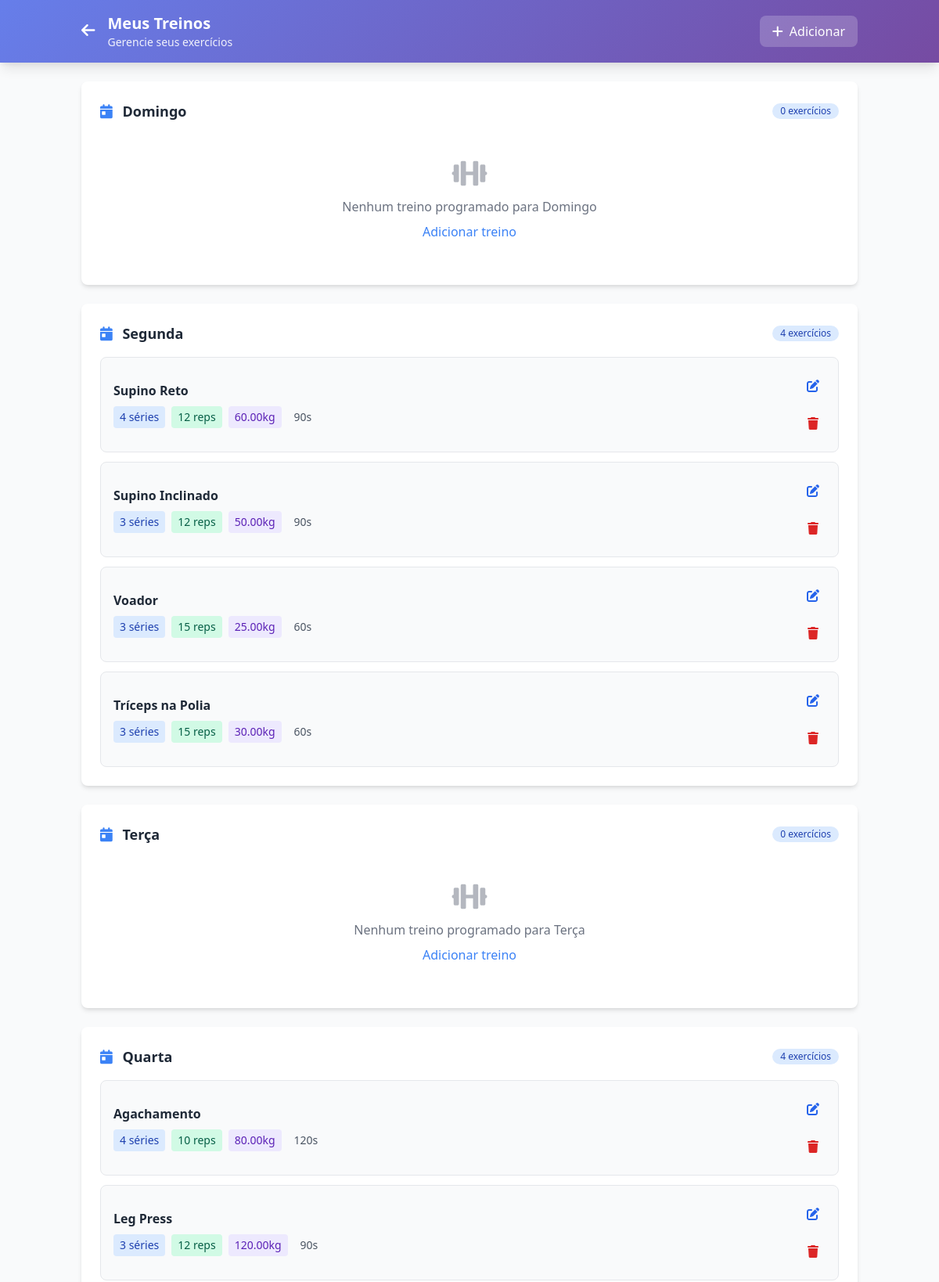
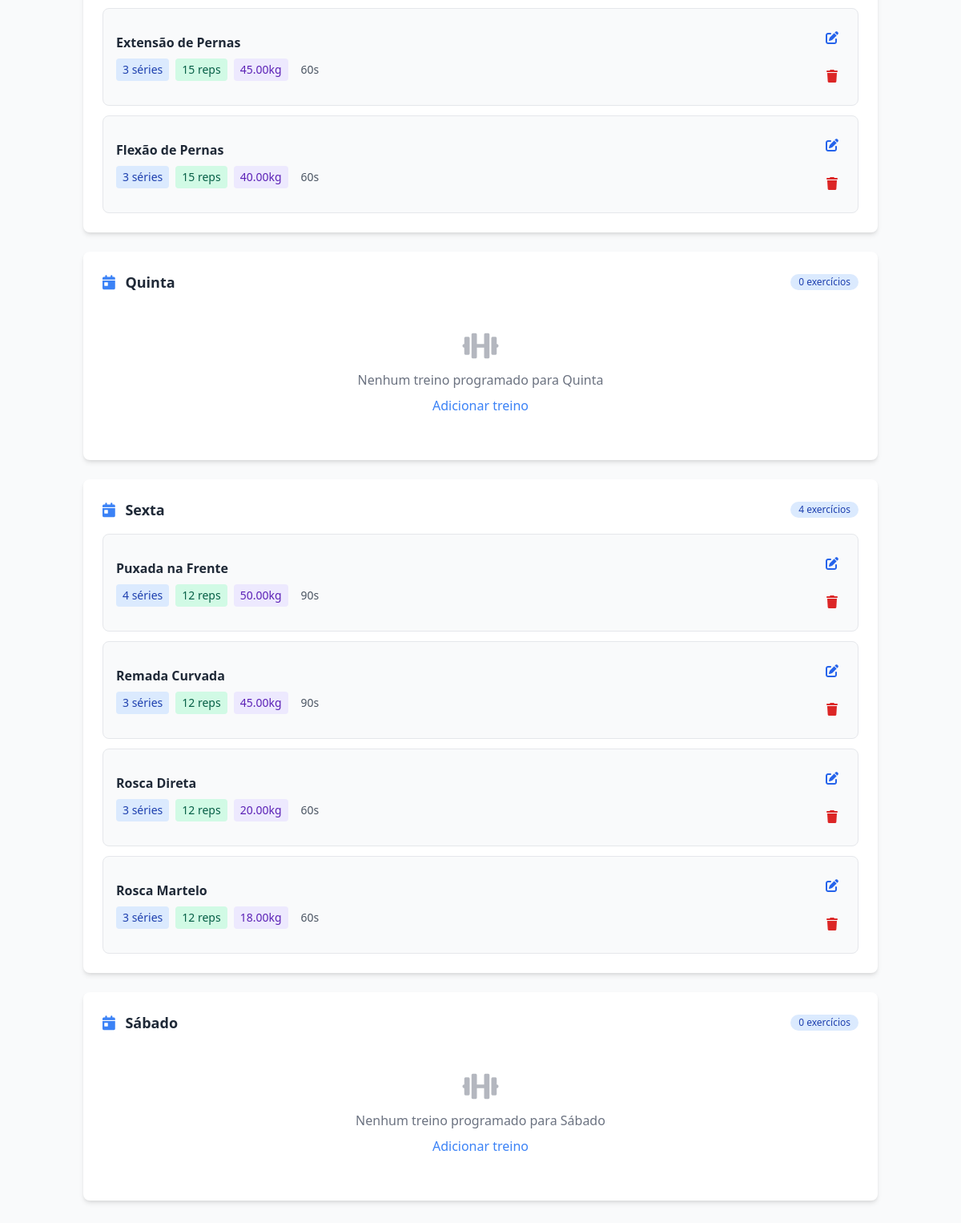
/my-training/treinos.php (signed in), run on the app's committed database (2 pictures, top to bottom).
### tables this page shows
CREATE TABLE `treinos` (
  `id` int(11) NOT NULL,
  `usuario_id` int(11) NOT NULL,
  `dia_semana` tinyint(4) NOT NULL COMMENT '0=Domingo, 1=Segunda, 2=Terça, 3=Quarta, 4=Quinta, 5=Sexta, 6=Sábado',
  `exercicio` varchar(200) NOT NULL,
  `series` int(11) NOT NULL DEFAULT '3',
  `repeticoes` int(11) NOT NULL DEFAULT '12',
  `carga_sugerida` decimal(5,2) DEFAULT NULL COMMENT 'Peso em kg',
  `descanso` varchar(50) DEFAULT NULL COMMENT 'Tempo de descanso entre séries',
  `observacoes` text,
  `ordem` int(11) NOT NULL DEFAULT '0',
  `ativo` tinyint(1) DEFAULT '1',
  `data_criacao` timestamp NOT NULL DEFAULT CURRENT_TIMESTAMP
);

### my-training/treinos.php (the view, shortened to what this page needs)
<?php
require_once 'config/database.php';
$user_id = $_SESSION['user_id'];
$dias_semana = ['Domingo', 'Segunda', 'Terça', 'Quarta', 'Quinta', 'Sexta', 'Sábado'];
$treinos_por_dia = [];
for ($i = 0; $i < 7; $i++) {
    $stmt = $pdo->prepare("SELECT * FROM treinos WHERE usuario_id = ? AND dia_semana = ? AND ativo = 1 ORDER BY ordem");
    $stmt->execute([$user_id, $i]);
    $treinos_por_dia[$i] = $stmt->fetchAll();
}
?>
<!DOCTYPE html>
<html lang="pt-BR">
<head>
    <link href="https://cdn.jsdelivr.net/npm/tailwindcss@2.2.19/dist/tailwind.min.css" rel="stylesheet">
    <link href="https://cdnjs.cloudflare.com/ajax/libs/font-awesome/6.0.0/css/all.min.css" rel="stylesheet">
</head>
<body class="bg-gray-50 min-h-screen">
    <header class="gradient-bg text-white shadow-lg">
        <div class="container mx-auto px-4 py-4">
            <div class="flex items-center justify-between">
                <div class="flex items-center">
                    <a href="index.php" class="mr-4">
                        <i class="fas fa-arrow-left text-xl"></i>
                    </a>
                    <div>
                        <h1 class="text-xl font-bold">Meus Treinos</h1>
                        <p class="text-sm opacity-90">Gerencie seus exercícios</p>
                    </div>
                </div>
                <button onclick="abrirModalAdicionar()" class="bg-white bg-opacity-20 hover:bg-opacity-30 px-4 py-2 rounded-lg transition-colors">
                    <i class="fas fa-plus mr-2"></i>Adicionar
                </button>
            </div>
        </div>
    </header>
    <div class="container mx-auto px-4 py-6">
        <?php foreach ($dias_semana as $index => $dia): ?>
            <div class="bg-white rounded-lg card-shadow p-6 mb-6">
                <div class="flex items-center justify-between mb-4">
                    <h3 class="text-lg font-bold text-gray-800">
                        <i class="fas fa-calendar-day text-blue-500 mr-2"></i>
                        <?php echo $dia; ?>
                    </h3>
                    <span class="bg-blue-100 text-blue-800 text-xs font-medium px-2.5 py-0.5 rounded-full">
                        <?php echo count($treinos_por_dia[$index]); ?> exercícios
                    </span>
                </div>
                <?php if (empty($treinos_por_dia[$index])): ?>
                    <div class="text-center py-8 text-gray-500">
                        <i class="fas fa-dumbbell text-4xl mb-3 opacity-50"></i>
                        <p>Nenhum treino programado para <?php echo $dia; ?></p>
                        <button onclick="adicionarTreinoDia(<?php echo $index; ?>)" class="text-blue-500 mt-2 hover:text-blue-700">
                            Adicionar treino
                        </button>
                    </div>
                <?php else: ?>
                    <div class="space-y-3">
                        <?php foreach ($treinos_por_dia[$index] as $treino): ?>
                            <div class="border rounded-lg p-4 bg-gray-50 border-gray-200">
                                <div class="flex items-center justify-between">
                                    <div class="flex-1">
                                        <h4 class="font-semibold text-gray-800"><?php echo htmlspecialchars($treino['exercicio']); ?></h4>
                                        <div class="flex flex-wrap gap-2 mt-2 text-sm text-gray-600">
                                            <span class="bg-blue-100 text-blue-800 px-2 py-1 rounded">
                                                <?php echo $treino['series']; ?> séries
                                            </span>
                                            <span class="bg-green-100 text-green-800 px-2 py-1 rounded">
                                                <?php echo $treino['repeticoes']; ?> reps
                                            </span>
                                            <?php if ($treino['carga_sugerida']): ?>
                                                <span class="bg-purple-100 text-purple-800 px-2 py-1 rounded">
                                                    <?php echo $treino['carga_sugerida']; ?>kg
                                                </span>
                                            <?php endif; ?>
                                            <?php if ($treino['descanso']): ?>
                                                <span class="bg-orange-100 text-orange-800 px-2 py-1 rounded">
                                                    <?php echo $treino['descanso']; ?>
                                                </span>
                                            <?php endif; ?>
                                        </div>
                                    </div>
                                    <div class="ml-4 flex flex-col space-y-2">
                                        <button onclick="editarTreino(<?php echo $treino['id']; ?>)" class="p-2 text-blue-600 hover:bg-blue-100 rounded">
                                            <i class="fas fa-edit"></i>
                                        </button>
                                        <button onclick="excluirTreino(<?php echo $treino['id']; ?>)" class="p-2 text-red-600 hover:bg-red-100 rounded">
                                            <i class="fas fa-trash"></i>
                                        </button>
                                    </div>
                                </div>
                            </div>
                        <?php endforeach; ?>
                    </div>
                <?php endif; ?>
            </div>
        <?php endforeach; ?>
    </div>
</body>
</html>

### my-training/treinos.php (style rules this page uses)
.gradient-bg { background: linear-gradient(135deg, #667eea 0%, #764ba2 100%); }
.card-shadow { box-shadow: 0 4px 6px -1px rgba(0, 0, 0, 0.1), 0 2px 4px -1px rgba(0, 0, 0, 0.06); }

### data on the page
treinos: exercicio "Supino Reto", series "4", repeticoes "12", carga_sugerida "60.00", descanso "90s"
treinos: exercicio "Supino Inclinado", series "3", repeticoes "12", carga_sugerida "50.00", descanso "90s"
treinos: exercicio "Voador", series "3", repeticoes "15", carga_sugerida "25.00", descanso "60s"
treinos: exercicio "Tríceps na Polia", series "3", repeticoes "15", carga_sugerida "30.00", descanso "60s"
treinos: exercicio "Agachamento", series "4", repeticoes "10", carga_sugerida "80.00", descanso "120s"
treinos: exercicio "Leg Press", series "3", repeticoes "12", carga_sugerida "120.00", descanso "90s"
treinos: exercicio "Extensão de Pernas", series "3", repeticoes "15", carga_sugerida "45.00", descanso "60s"
treinos: exercicio "Flexão de Pernas", series "3", repeticoes "15", carga_sugerida "40.00", descanso "60s"
treinos: exercicio "Puxada na Frente", series "4", repeticoes "12", carga_sugerida "50.00", descanso "90s"
treinos: exercicio "Remada Curvada", series "3", repeticoes "12", carga_sugerida "45.00", descanso "90s"
treinos: exercicio "Rosca Direta", series "3", repeticoes "12", carga_sugerida "20.00", descanso "60s"
treinos: exercicio "Rosca Martelo", series "3", repeticoes "12", carga_sugerida "18.00", descanso "60s"

### other printed values
$dia "Domingo"
count($treinos_por_dia[$index]) "0"
$dia "Segunda"
count($treinos_por_dia[$index]) "4"
$dia "Terça"
$dia "Quarta"
$dia "Quinta"
$dia "Sexta"
$dia "Sábado"
